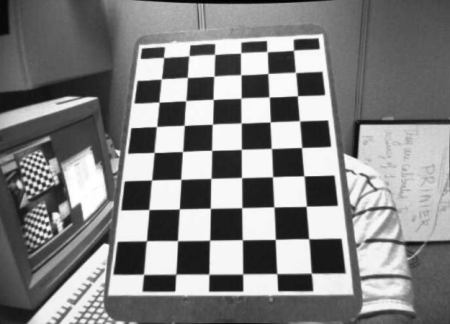
#> input picture camera/distortion/chess/chess.png, 450 x 324 px; its folder holds only this picture in this run
$ python pose.py
#> lines starting #> are read from the running program, lines starting #| are printed output that depends on the picture; after the words box and inside, x2 and y2 are one past the last pixel; in counts of white or black regions, pixels touching at a corner belong together
import cv2
import numpy as np
import glob

with np.load('B.npz') as X:
#> (reads camera/distortion/B.npz from the repository)
    mtx, dist, _, _ = [X[i] for i in ('mtx', 'dist', 'rvecs', 'tvecs')]


def draw(img, corners, imgpts):
    corner = tuple(corners[0].ravel().astype(np.uint8))

    pts1 = tuple(imgpts[0].ravel().astype(np.uint8))
    pts2 = tuple(imgpts[1].ravel().astype(np.uint8))
    pts3 = tuple(imgpts[2].ravel().astype(np.uint8))

    img = cv2.line(img, corner, pts1, (255, 0, 0), 5)
    img = cv2.line(img, corner, pts2, (0, 255, 0), 5)
    img = cv2.line(img, corner, pts3, (0, 0, 255), 5)
    return img


def draw2(img, corners, imgpts):
    imgpts = np.int32(imgpts).reshape(-1, 2)

    img = cv2.drawContours(img, [imgpts[:4]], -1, (0, 255, 0), -3)

    for i, j in zip(range(4), range(4, 8)):
        img = cv2.line(img, tuple(imgpts[i]), tuple(imgpts[j]), (255), 3)
    img = cv2.drawContours(img, [imgpts[4:]], -1, (0, 0, 255), 3)

    return img


criteria = (cv2.TERM_CRITERIA_EPS + cv2.TERM_CRITERIA_MAX_ITER, 30, 0.001)
objp = np.zeros((6 * 7, 3), np.float32)
objp[:, :2] = np.mgrid[0:7, 0:6].T.reshape(-1, 2)

axis = np.float32([[3, 0, 0], [0, 3, 0], [0, 0, -3]]).reshape(-1, 3)
axis2 = np.float32([[0, 0, 0], [0, 3, 0], [3, 3, 0], [3, 0, 0], [0, 0, -3], [0, 3, -3], [3, 3, -3], [3, 0, -3]])

for name in glob.glob('chess/*.png'):
    img = cv2.imread(name)
#> img is the input picture: shape (324, 450, 3); min 0, max 255, mean 130.5
    gray = cv2.cvtColor(img, cv2.COLOR_BGR2GRAY)
    ret, corners = cv2.findChessboardCorners(gray, (7, 6), None)
#> ret = True; corners = 42 rows, first 8: [146.6, 240.8], [148.9, 209.6], [151.6, 179.9], [154.1, 152.4], [156.6, 126.5], [159, 102.1], [161.4, 78.78], [177.5, 240.5]

    if ret:
        corners2 = cv2.cornerSubPix(gray, corners, (11, 11), (-1, -1), criteria)
#> corners2 = 42 rows, first 8: [146.4, 240.8], [148.8, 209.5], [151.5, 180], [154.1, 152.5], [156.5, 126.5], [158.9, 102], [161.3, 78.8], [177.5, 240.7]

        _, rvecs, tvecs = cv2.solvePnP(objp, corners2, mtx, dist)
#> rvecs = [0.0478, -0.168, -1.6]; tvecs = [-16.25, -6.83, 48.73]

        imgpts, jac = cv2.projectPoints(axis, rvecs, tvecs, mtx, dist)
#> imgpts = [[152.3, 155.3], [242, 235.6], [133, 219.4]]
        imgpts2, _ = cv2.projectPoints(axis2, rvecs, tvecs, mtx, dist)
#> imgpts2 = [[150, 238.6], [242, 235.6], [241.4, 151.4], [152.3, 155.3], [133, 219.4], [229.6, 215.7], [229.7, 127.3], [137.1, 132.7]]

        img = draw(img, corners2, imgpts)
#> in draw, `corner = tuple(corners[0].ravel().astype(np.uint8))`: corner = (146, 240)
#> in draw, `pts1 = tuple(imgpts[0].ravel().astype(np.uint8))`: pts1 = (152, 155)
#> in draw, `pts2 = tuple(imgpts[1].ravel().astype(np.uint8))`: pts2 = (242, 235)
#> in draw, `pts3 = tuple(imgpts[2].ravel().astype(np.uint8))`: pts3 = (132, 219)
        img2 = draw2(img, corners2, imgpts2)
#> in draw2, `imgpts = np.int32(imgpts).reshape(-1, 2)`: imgpts = [[150, 238], [242, 235], [241, 151], [152, 155], [132, 219], [229, 215], [229, 127], [137, 132]]
#> in draw2, `img = cv2.drawContours(img, [imgpts[:4]], -1, (0, 255, 0), -3)`:
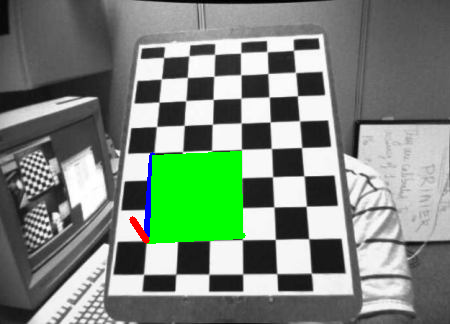
#> img: shape (324, 450, 3); mean B, G, R 123.1, 136.6, 122.8
#> the loop in draw2, `for i, j in zip(range(4), range(4, 8)):` made 4 passes
#> pass 2, in draw2, `img = cv2.line(img, tuple(imgpts[i]), tuple(imgpts[j]), (255), 3)`:
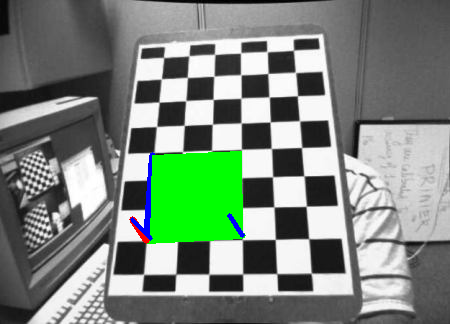
#> img: shape (324, 450, 3); mean B, G, R 123.5, 136.4, 122.6
#> pass 3, in draw2, `img = cv2.line(img, tuple(imgpts[i]), tuple(imgpts[j]), (255), 3)`:
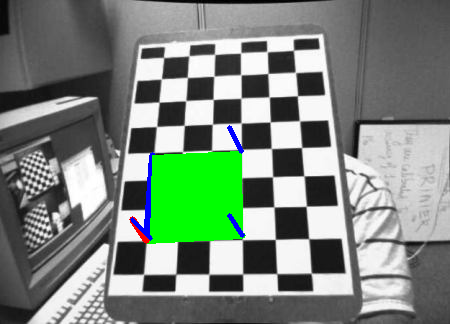
#> img: shape (324, 450, 3); 0.1% of pixels changed, all inside (x1, y1, x2, y2) = (227, 125, 244, 154)
#> after the loop in draw2, `for i, j in zip(range(4), range(4, 8)):`:
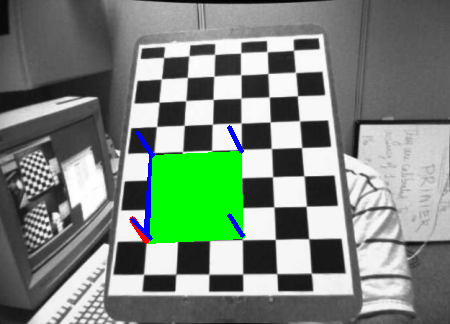
#> img: shape (324, 450, 3); 0.09% of pixels changed, all inside (x1, y1, x2, y2) = (135, 130, 155, 158)
#> in draw2, `img = cv2.drawContours(img, [imgpts[4:]], -1, (0, 0, 255), 3)`:
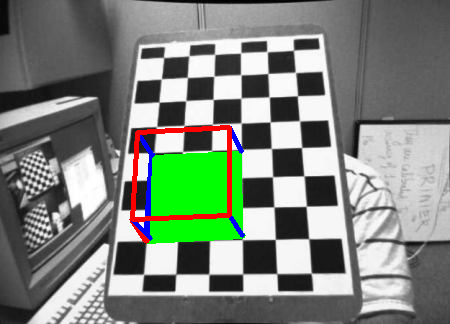
#> img: shape (324, 450, 3); 1.23% of pixels changed, all inside (x1, y1, x2, y2) = (130, 125, 232, 222)
        cv2.imshow('img', img)
        cv2.imshow('img2', img2)

        key = cv2.waitKey() & 0xFF
#> (key Esc is pressed here)

        if key == ord('s'):
            cv2.imwrite('chess/pose.png', img)

cv2.destroyAllWindows()
